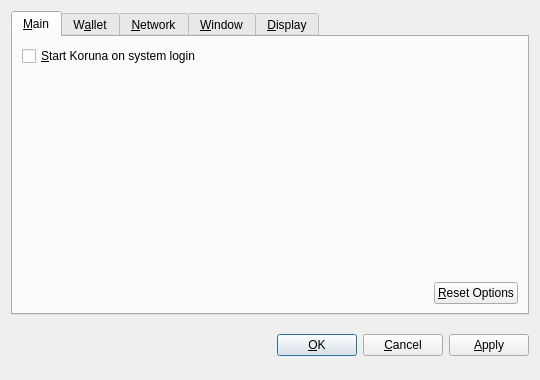
<?xml version="1.0" encoding="UTF-8"?>
<ui version="4.0">
 <class>OptionsDialog</class>
 <widget class="QDialog" name="OptionsDialog">
  <property name="geometry">
   <rect>
    <x>0</x>
    <y>0</y>
    <width>540</width>
    <height>380</height>
   </rect>
  </property>
  <property name="windowTitle">
   <string>Options</string>
  </property>
  <property name="modal">
   <bool>true</bool>
  </property>
  <layout class="QVBoxLayout" name="verticalLayout">
   <item>
    <widget class="QTabWidget" name="tabWidget">
     <property name="tabPosition">
      <enum>QTabWidget::North</enum>
     </property>
     <property name="currentIndex">
      <number>0</number>
     </property>
     <widget class="QWidget" name="tabMain">
      <attribute name="title">
       <string>&amp;Main</string>
      </attribute>
      <layout class="QVBoxLayout" name="verticalLayout_Main">
       <item>
        <widget class="QCheckBox" name="bitcoinAtStartup">
         <property name="toolTip">
          <string>Automatically start Koruna after logging in to the system.</string>
         </property>
         <property name="text">
          <string>&amp;Start Koruna on system login</string>
         </property>
        </widget>
       </item>
       <item>
        <spacer name="verticalSpacer_Main">
         <property name="orientation">
          <enum>Qt::Vertical</enum>
         </property>
         <property name="sizeHint" stdset="0">
          <size>
           <width>20</width>
           <height>40</height>
          </size>
         </property>
        </spacer>
       </item>
       <item>
        <layout class="QHBoxLayout" name="horizontalLayout_2_Main">
         <item>
          <spacer name="horizontalSpacer_2_Main">
           <property name="orientation">
            <enum>Qt::Horizontal</enum>
           </property>
           <property name="sizeHint" stdset="0">
            <size>
             <width>40</width>
             <height>20</height>
            </size>
           </property>
          </spacer>
         </item>
         <item>
          <widget class="QPushButton" name="resetButton">
           <property name="toolTip">
            <string>Reset all client options to default.</string>
           </property>
           <property name="text">
            <string>&amp;Reset Options</string>
           </property>
           <property name="autoDefault">
            <bool>false</bool>
           </property>
          </widget>
         </item>
        </layout>
       </item>
      </layout>
     </widget>
     <widget class="QWidget" name="tabWallet">
      <attribute name="title">
       <string>W&amp;allet</string>
      </attribute>
      <layout class="QVBoxLayout" name="verticalLayout_Network">
       <item>
        <widget class="QLabel" name="transactionFeeInfoLabel">
         <property name="text">
          <string>Optional transaction fee per kB that helps make sure your transactions are processed quickly. Most transactions are 1 kB.</string>
         </property>
         <property name="textFormat">
          <enum>Qt::PlainText</enum>
         </property>
         <property name="wordWrap">
          <bool>true</bool>
         </property>
        </widget>
       </item>
       <item>
        <layout class="QHBoxLayout" name="horizontalLayout_1_Main">
         <item>
          <widget class="QLabel" name="transactionFeeLabel">
           <property name="text">
            <string>Pay transaction &amp;fee</string>
           </property>
           <property name="textFormat">
            <enum>Qt::PlainText</enum>
           </property>
           <property name="buddy">
            <cstring>transactionFee</cstring>
           </property>
          </widget>
         </item>
         <item>
          <widget class="BitcoinAmountField" name="transactionFee"/>
         </item>
         <item>
          <spacer name="horizontalSpacer_1_Main">
           <property name="orientation">
            <enum>Qt::Horizontal</enum>
           </property>
           <property name="sizeHint" stdset="0">
            <size>
             <width>40</width>
             <height>20</height>
            </size>
           </property>
          </spacer>
         </item>
        </layout>
       </item>
       <item>
        <widget class="QLabel" name="label">
         <property name="text">
          <string>If you disable the spending of unconfirmed change, the change from a transaction cannot be used until that transaction has at least one confirmation. This also affects how your balance is computed.</string>
         </property>
         <property name="wordWrap">
          <bool>true</bool>
         </property>
        </widget>
       </item>
       <item>
        <widget class="QCheckBox" name="spendZeroConfChange">
         <property name="text">
          <string>Spend unconfirmed change  (experts only)</string>
         </property>
        </widget>
       </item>
       <item>
        <spacer name="verticalSpacer">
         <property name="orientation">
          <enum>Qt::Vertical</enum>
         </property>
         <property name="sizeHint" stdset="0">
          <size>
           <width>20</width>
           <height>40</height>
          </size>
         </property>
        </spacer>
       </item>
      </layout>
     </widget>
     <widget class="QWidget" name="tabNetwork">
      <attribute name="title">
       <string>&amp;Network</string>
      </attribute>
      <layout class="QVBoxLayout" name="verticalLayout_Network">
       <item>
        <widget class="QCheckBox" name="mapPortUpnp">
         <property name="toolTip">
          <string>Automatically open the Koruna client port on the router. This only works when your router supports UPnP and it is enabled.</string>
         </property>
         <property name="text">
          <string>Map port using &amp;UPnP</string>
         </property>
        </widget>
       </item>
       <item>
        <widget class="QCheckBox" name="connectSocks">
         <property name="toolTip">
          <string>Connect to the Koruna network through a SOCKS proxy (e.g. when connecting through Tor).</string>
         </property>
         <property name="text">
          <string>&amp;Connect through SOCKS proxy:</string>
         </property>
        </widget>
       </item>
       <item>
        <layout class="QHBoxLayout" name="horizontalLayout_Network">
         <item>
          <widget class="QLabel" name="proxyIpLabel">
           <property name="text">
            <string>Proxy &amp;IP:</string>
           </property>
           <property name="textFormat">
            <enum>Qt::PlainText</enum>
           </property>
           <property name="buddy">
            <cstring>proxyIp</cstring>
           </property>
          </widget>
         </item>
         <item>
          <widget class="QValidatedLineEdit" name="proxyIp">
           <property name="maximumSize">
            <size>
             <width>140</width>
             <height>16777215</height>
            </size>
           </property>
           <property name="toolTip">
            <string>IP address of the proxy (e.g. 127.0.0.1)</string>
           </property>
          </widget>
         </item>
         <item>
          <widget class="QLabel" name="proxyPortLabel">
           <property name="text">
            <string>&amp;Port:</string>
           </property>
           <property name="textFormat">
            <enum>Qt::PlainText</enum>
           </property>
           <property name="buddy">
            <cstring>proxyPort</cstring>
           </property>
          </widget>
         </item>
         <item>
          <widget class="QLineEdit" name="proxyPort">
           <property name="maximumSize">
            <size>
             <width>55</width>
             <height>16777215</height>
            </size>
           </property>
           <property name="toolTip">
            <string>Port of the proxy (e.g. 9050)</string>
           </property>
          </widget>
         </item>
         <item>
          <widget class="QLabel" name="socksVersionLabel">
           <property name="text">
            <string>SOCKS &amp;Version:</string>
           </property>
           <property name="textFormat">
            <enum>Qt::PlainText</enum>
           </property>
           <property name="buddy">
            <cstring>socksVersion</cstring>
           </property>
          </widget>
         </item>
         <item>
          <widget class="QValueComboBox" name="socksVersion">
           <property name="toolTip">
            <string>SOCKS version of the proxy (e.g. 5)</string>
           </property>
          </widget>
         </item>
         <item>
          <spacer name="horizontalSpacer_Network">
           <property name="orientation">
            <enum>Qt::Horizontal</enum>
           </property>
           <property name="sizeHint" stdset="0">
            <size>
             <width>40</width>
             <height>20</height>
            </size>
           </property>
          </spacer>
         </item>
        </layout>
       </item>
       <item>
        <spacer name="verticalSpacer_Network">
         <property name="orientation">
          <enum>Qt::Vertical</enum>
         </property>
         <property name="sizeHint" stdset="0">
          <size>
           <width>20</width>
           <height>40</height>
          </size>
         </property>
        </spacer>
       </item>
      </layout>
     </widget>
     <widget class="QWidget" name="tabWindow">
      <attribute name="title">
       <string>&amp;Window</string>
      </attribute>
      <layout class="QVBoxLayout" name="verticalLayout_Window">
       <item>
        <widget class="QCheckBox" name="minimizeToTray">
         <property name="toolTip">
          <string>Show only a tray icon after minimizing the window.</string>
         </property>
         <property name="text">
          <string>&amp;Minimize to the tray instead of the taskbar</string>
         </property>
        </widget>
       </item>
       <item>
        <widget class="QCheckBox" name="minimizeOnClose">
         <property name="toolTip">
          <string>Minimize instead of exit the application when the window is closed. When this option is enabled, the application will be closed only after selecting Quit in the menu.</string>
         </property>
         <property name="text">
          <string>M&amp;inimize on close</string>
         </property>
        </widget>
       </item>
       <item>
        <spacer name="verticalSpacer_Window">
         <property name="orientation">
          <enum>Qt::Vertical</enum>
         </property>
         <property name="sizeHint" stdset="0">
          <size>
           <width>20</width>
           <height>40</height>
          </size>
         </property>
        </spacer>
       </item>
      </layout>
     </widget>
     <widget class="QWidget" name="tabDisplay">
      <attribute name="title">
       <string>&amp;Display</string>
      </attribute>
      <layout class="QVBoxLayout" name="verticalLayout_Display">
       <item>
        <layout class="QHBoxLayout" name="horizontalLayout_1_Display">
         <item>
          <widget class="QLabel" name="langLabel">
           <property name="text">
            <string>User Interface &amp;language:</string>
           </property>
           <property name="textFormat">
            <enum>Qt::PlainText</enum>
           </property>
           <property name="buddy">
            <cstring>lang</cstring>
           </property>
          </widget>
         </item>
         <item>
          <widget class="QValueComboBox" name="lang">
           <property name="toolTip">
            <string>The user interface language can be set here. This setting will take effect after restarting Koruna.</string>
           </property>
          </widget>
         </item>
        </layout>
       </item>
       <item>
        <layout class="QHBoxLayout" name="horizontalLayout_2_Display">
         <item>
          <widget class="QLabel" name="unitLabel">
           <property name="text">
            <string>&amp;Unit to show amounts in:</string>
           </property>
           <property name="textFormat">
            <enum>Qt::PlainText</enum>
           </property>
           <property name="buddy">
            <cstring>unit</cstring>
           </property>
          </widget>
         </item>
         <item>
          <widget class="QValueComboBox" name="unit">
           <property name="toolTip">
            <string>Choose the default subdivision unit to show in the interface and when sending coins.</string>
           </property>
          </widget>
         </item>
        </layout>
       </item>
       <item>
        <widget class="QCheckBox" name="displayAddresses">
         <property name="toolTip">
          <string>Whether to show Koruna addresses in the transaction list or not.</string>
         </property>
         <property name="text">
          <string>&amp;Display addresses in transaction list</string>
         </property>
        </widget>
       </item>
       <item>
        <widget class="QCheckBox" name="coinControlFeatures">
         <property name="toolTip">
          <string>Whether to show coin control features or not.</string>
         </property>
         <property name="text">
          <string>Display coin &amp;control features (experts only!)</string>
         </property>
        </widget>
       </item>
       <item>
        <spacer name="verticalSpacer_Display">
         <property name="orientation">
          <enum>Qt::Vertical</enum>
         </property>
         <property name="sizeHint" stdset="0">
          <size>
           <width>20</width>
           <height>40</height>
          </size>
         </property>
        </spacer>
       </item>
      </layout>
     </widget>
    </widget>
   </item>
   <item>
    <layout class="QHBoxLayout" name="horizontalLayout_Buttons">
     <item>
      <spacer name="horizontalSpacer_1">
       <property name="orientation">
        <enum>Qt::Horizontal</enum>
       </property>
       <property name="sizeHint" stdset="0">
        <size>
         <width>40</width>
         <height>48</height>
        </size>
       </property>
      </spacer>
     </item>
     <item>
      <widget class="QLabel" name="statusLabel">
       <property name="font">
        <font>
         <weight>75</weight>
         <bold>true</bold>
        </font>
       </property>
       <property name="text">
        <string/>
       </property>
       <property name="textFormat">
        <enum>Qt::PlainText</enum>
       </property>
       <property name="wordWrap">
        <bool>true</bool>
       </property>
      </widget>
     </item>
     <item>
      <spacer name="horizontalSpacer_2">
       <property name="orientation">
        <enum>Qt::Horizontal</enum>
       </property>
       <property name="sizeHint" stdset="0">
        <size>
         <width>40</width>
         <height>48</height>
        </size>
       </property>
      </spacer>
     </item>
     <item>
      <widget class="QPushButton" name="okButton">
       <property name="text">
        <string>&amp;OK</string>
       </property>
      </widget>
     </item>
     <item>
      <widget class="QPushButton" name="cancelButton">
       <property name="text">
        <string>&amp;Cancel</string>
       </property>
       <property name="autoDefault">
        <bool>false</bool>
       </property>
      </widget>
     </item>
     <item>
      <widget class="QPushButton" name="applyButton">
       <property name="text">
        <string>&amp;Apply</string>
       </property>
       <property name="autoDefault">
        <bool>false</bool>
       </property>
      </widget>
     </item>
    </layout>
   </item>
  </layout>
 </widget>
 <customwidgets>
  <customwidget>
   <class>BitcoinAmountField</class>
   <extends>QSpinBox</extends>
   <header>bitcoinamountfield.h</header>
  </customwidget>
  <customwidget>
   <class>QValueComboBox</class>
   <extends>QComboBox</extends>
   <header>qvaluecombobox.h</header>
  </customwidget>
  <customwidget>
   <class>QValidatedLineEdit</class>
   <extends>QLineEdit</extends>
   <header>qvalidatedlineedit.h</header>
  </customwidget>
 </customwidgets>
 <resources/>
 <connections/>
</ui>
